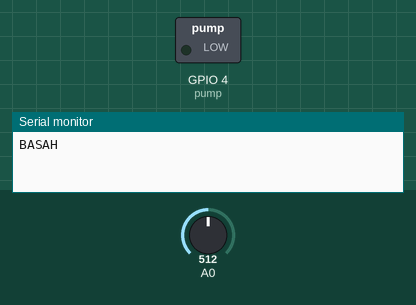
Bench run of a sketch on a simulated ESP8266 (NodeMCU). On the bench: switched loads named in the sketch (green lamp = pin HIGH), the last lines printed to the serial monitor. The inputs (shaded band) are chosen by the test bench; at power-on: A0 = 512. WiFi joins after 1.5 s; servers stay silent unless stated.

Above: at 3.0 s.
3.1 s: A0 set to 992
5.0 s: A0 set to 1011
At 7.0 s:
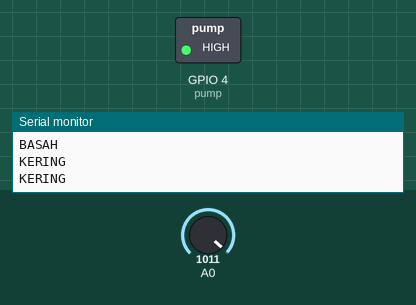
8.3 s: A0 set to 617
10.0 s: A0 set to 587
At 11.4 s:
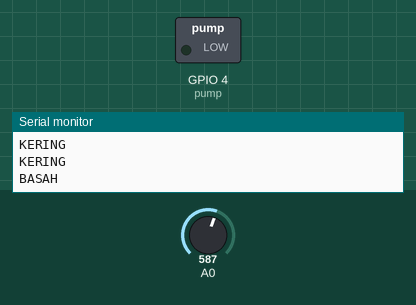
12.3 s: A0 set to 1010
At 13.1 s:
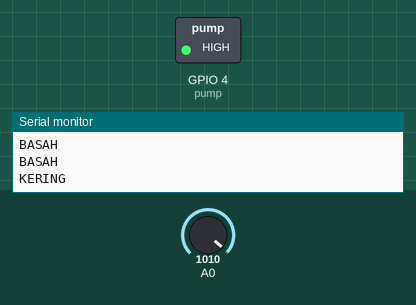
Timing chart, 0 to 15.3 s (numbered marks = the images above; inputs shaded):
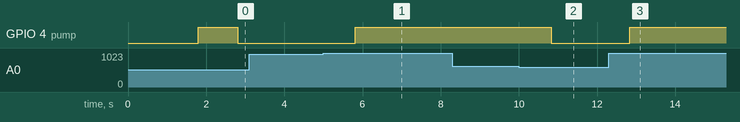

Measured:
- the behaviour switches between 1000 and 1001 on A0 (found by bisection; images 0 and 1)
- the behaviour switches between 600 and 599 on A0 (found by bisection; images 1 and 2)
- after the input at 3.1 s, every drawn part: stays the same
- after the input at 5.0 s, GPIO 4 (pump): LOW → HIGH after 0.82 s
- after the input at 8.3 s, every drawn part: stays the same
- after the input at 10.0 s, GPIO 4 (pump): HIGH → LOW after 0.83 s
- after the input at 12.3 s, GPIO 4 (pump): LOW → HIGH after 0.54 s

The sketch:

penyiraman_yt.ino
```cpp
#define BLYNK_TEMPLATE_ID "TMPL6L6uh-GQO"
#define BLYNK_TEMPLATE_NAME "Penyiraman Otomatis"

#include <Wire.h>
#define BLYNK_PRINT Serial
#include <SPI.h>
#include <ESP8266WiFi.h>
#include <BlynkSimpleEsp8266.h>
#include <Servo.h>

#define BLYNK_AUTH_TOKEN "H19fNDd9iGE4i7jktXI7X8vHqOwn-AdZ"

int pump = 4; // Pin 2 pada NodeMCU, pin pompa
char auth[] = "H19fNDd9iGE4i7jktXI7X8vHqOwn-AdZ"; // TOKEN PADA APLIKASI BLYNX
char ssid[] = "Warkop"; // NAMA HOTSPOT
char pass[] = "kopisatu"; // PASSWORD HOTSPOT
int servoPin = 5;

Servo myservo;

BlynkTimer timer;


void sendSensor() {
  int POT = analogRead(A0);
  Blynk.virtualWrite(V1, POT);

  if (POT > 1000) {
    Serial.println("KERING");
    digitalWrite(pump, HIGH);
  } else if (POT < 600) {
    Serial.println("BASAH");
    digitalWrite(pump, LOW);
  }

  Serial.flush();  // Pastikan data terkirim ke Serial Monitor secara real-time
}

void setup() {
  Serial.begin(115200);
  Blynk.begin(auth, ssid, pass);
  timer.setInterval(1000L, sendSensor);

  pinMode(pump, OUTPUT);
  digitalWrite(pump, HIGH);

  //myservo.attach(servoPin);
}

void loop() {
  Blynk.run();
  timer.run();
  // Menampilkan jam di Serial Monitor dengan waktu Jakarta

delay(100);
}
```
